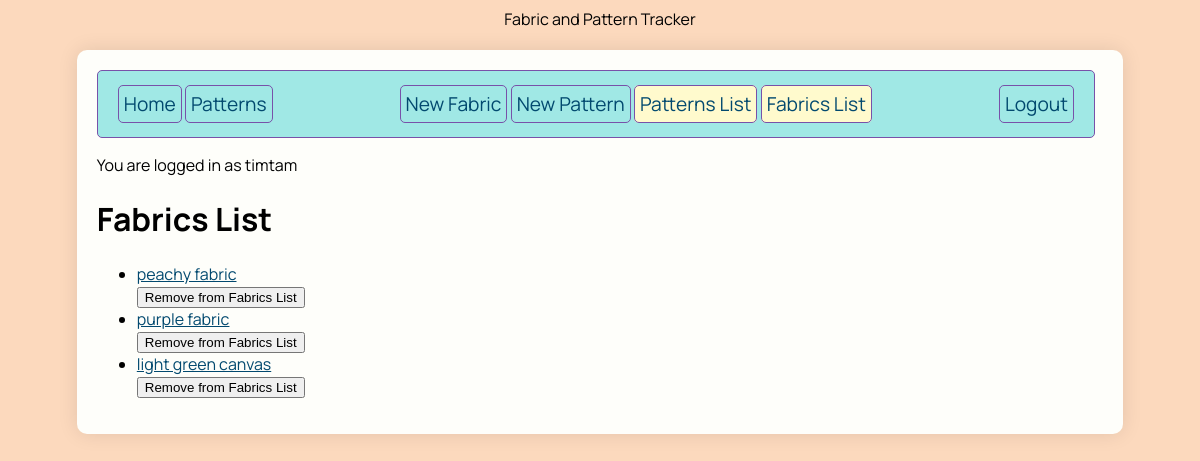
Page /fabrics_list (signed in) on the earlier database version.
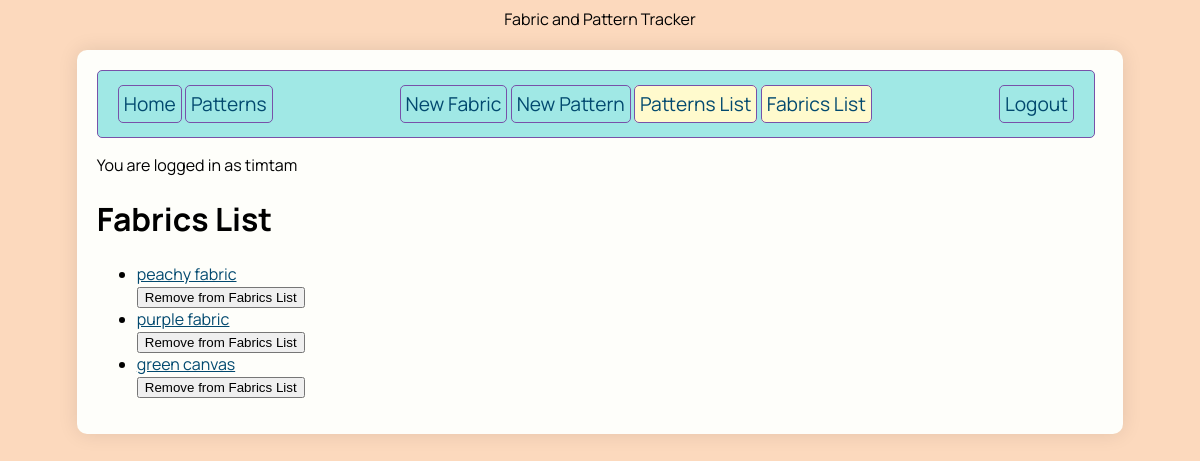
Same page on the later database version.
### sewing_app/models.py (models this page shows)
class User(UserMixin, db.Model):
    id = db.Column(db.Integer, primary_key=True)
    username = db.Column(db.String(80), nullable=False, unique=True)
    password = db.Column(db.String(80), nullable=False)
    patterns_list_items = db.relationship(
        'Pattern', secondary=patterns_list, back_populates='users')
    fabrics_list_items = db.relationship(
        'Fabric', secondary=fabrics_list, back_populates='users')

class Fabric(db.Model):
    id = db.Column(db.Integer, primary_key=True)
    name = db.Column(db.String(80), nullable=False)
    color = db.Column(db.String(80), nullable=False)
    quantity = db.Column(db.Numeric(precision=5, scale=2), nullable=False)
    photo_url = db.Column(URLType)
    patterns = db.relationship(
        'Pattern', secondary=fabrics_patterns, back_populates='fabrics')
    created_by_id = db.Column(db.Integer, db.ForeignKey('user.id'))
    created_by = db.relationship('User')
    users = db.relationship('User', secondary=fabrics_list,
                            back_populates='fabrics_list_items')

### sewing_app/routes.py (the view)
@main.route('/fabrics_list')
@login_required
def fabrics_list():
    fabrics_list = current_user.fabrics_list_items
    return render_template('fabrics_list.html', fabrics_list=fabrics_list)

### sewing_app/extensions.py (called while the page is built)
@login_manager.user_loader
def load_user(user_id):
    from .models import User
    return User.query.get(user_id)

### sewing_app/templates/fabrics_list.html (shortened to what this page needs)
{% extends 'base.html' %}
{% block content %}
<h1>Fabrics List</h1>
{% if fabrics_list %}
<ul class="fabrics-list">
  {% for fabric in fabrics_list %}
  <li class="fabrics-item">
    <a href="{{ url_for('main.fabric_detail', fabric_id=fabric.id) }}">
      {{ fabric.name }}
      <form action="{{ url_for('main.remove_from_fabrics_list', fabric_id=fabric.id) }}" method="POST">
        <button type="submit" class="btn-remove-from-list">Remove from Fabrics List</button>
      </form>
  </li>
  {% endfor %}
</ul>
{% else %}
<p>Your fabrics list is empty.</p>
{% endif %}
{% endblock %}

### sewing_app/templates/base.html (shortened to what this page needs)
<!DOCTYPE html>
<html>
<head>
    <name>Fabric and Pattern Tracker</name>
    <link rel="stylesheet" href="/static/style.css">
</head>
<body>
    <div id="content">
        <nav>
            <div>
                <a href="/">Home</a>
                <a href="/patterns">Patterns</a>
            </div>
            <div>
                {% if current_user.is_authenticated %}
                <a href="/new_fabric">New Fabric</a>
                <a href="/new_pattern">New Pattern</a>
                <a class="patterns-list" href="/patterns_list">Patterns List</a>
                <a class="fabrics-list" href="/fabrics_list">Fabrics List</a>
            </div>
            <div>
                <a href="{{ url_for('auth.logout') }}">Logout</a>
                {% else %}
                <a href="{{ url_for('auth.login') }}">Login</a>
                <a href="{{ url_for('auth.signup') }}">Signup</a>
                {% endif %}
            </div>
        </nav>
        {% if current_user.is_authenticated %}
        <p>You are logged in as {{ current_user.username }}</p>
        {% endif %}
        {% block content %}{% endblock %}
    </div>
</body>
</html>

### sewing_app/static/style.css (style rules this page uses)
:root { --primary-color: #006466; --secondary-color: #3e1f47; --accent-color: #654c6c; --blue: #a0e8e5; --blue-dusty: #ced4da; --dark-blue: #02496f; --purple: #c9a0ff; --dark-purple: #7851a9; --pink: #ffd3e0; --orange: #fcd9bd; --green: #a6ffcb; --yellow: #fffacd; --gray-dark: #6b6e70; --gray: #bdc0c2; --gray-light: #ededed; --black: #1a1110; --baby-powder: #fefefa; }
body { display: flex; flex-direction: column; align-items: center; background-color: var(--orange); font-family: 'Manrope', sans-serif; }
#content { width: 85%; background-color: var(--baby-powder); padding: 20px; margin-top: 20px; border-radius: 10px; box-shadow: 0 0 20px rgba(0, 0, 0, 0.1); }
a.patterns-list, a.fabrics-list { background-color: var(--yellow); }
a { color: var(--dark-blue); }
nav { width: 95%; display: flex; flex-direction: row; justify-content: space-between; background-color: var(--blue); padding: 20px 20px; border: solid 1px var(--dark-purple); border-radius: 5px; }
nav a { color: --var(black); text-decoration: none; font-size: 1.2em; border: 1px solid var(--dark-purple); border-radius: 5px; padding: 5px; }

Differences in the rows shown:
changed Fabric: name "light green canvas" → "green canvas"
